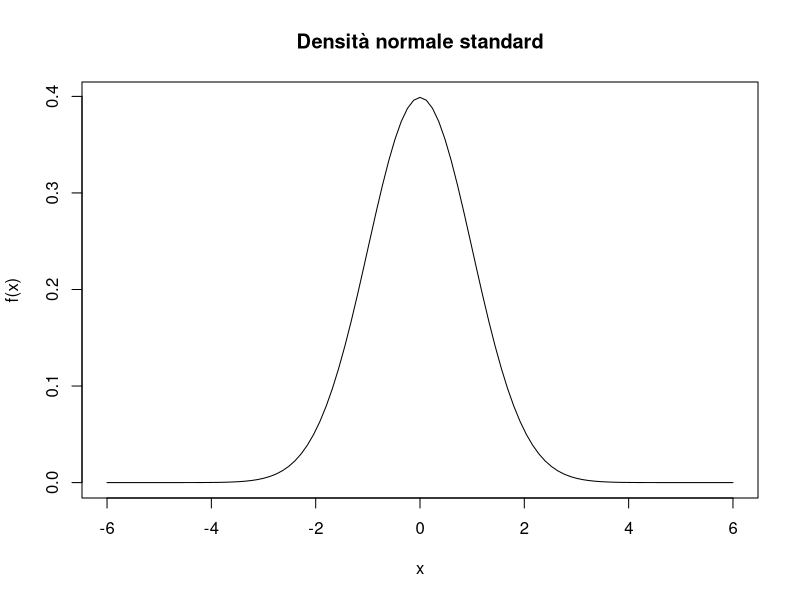
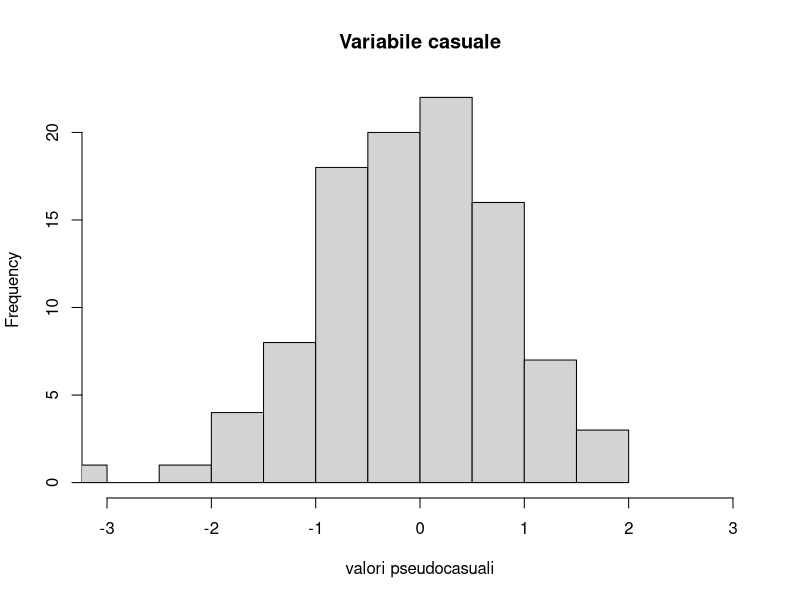
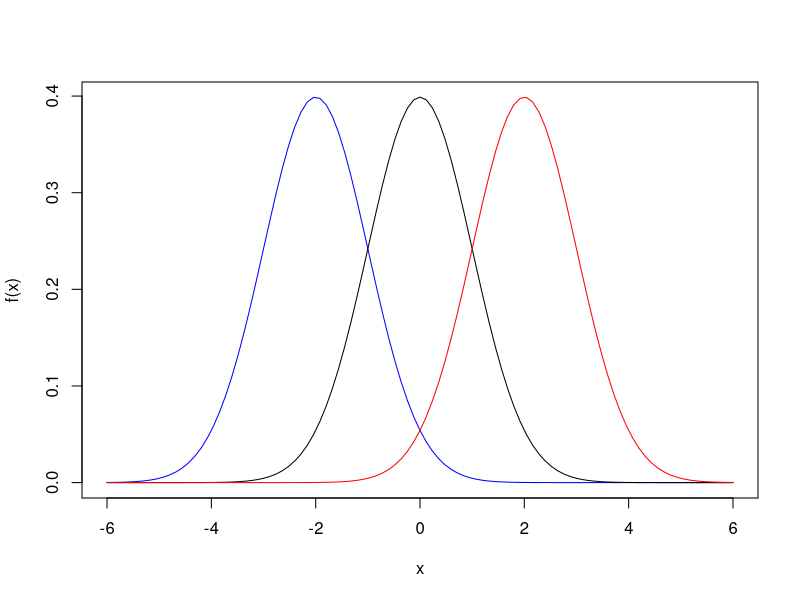
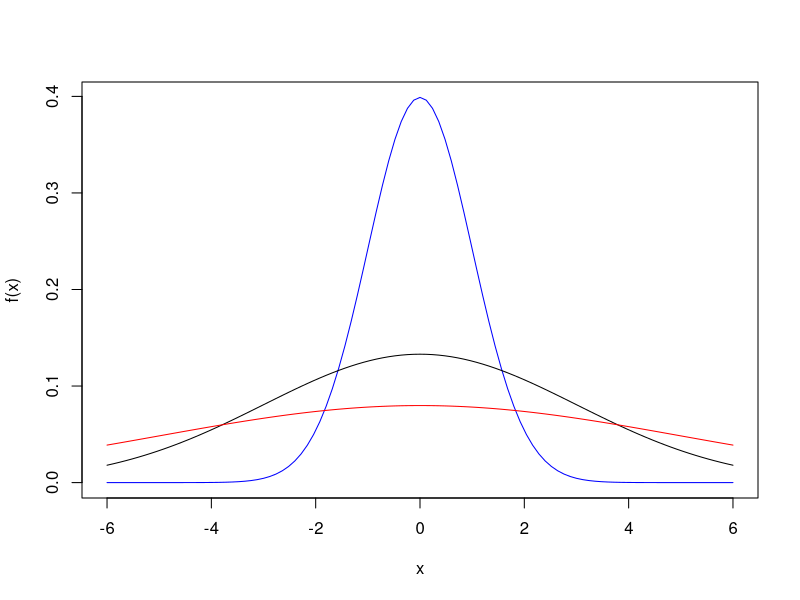

These charts were generated, in order, by the following R code:
## ---- chunk 1
#ci permette di rappresentare graficamente i dati
library(ggplot2)

data(mpg)

## ---- chunk 2
curve(dnorm(x,mean =0, sd =1), from =-6, to=6, xlab="x", ylab="f(x)", lty =1, 
      main = "Densità normale standard")

## ---- chunk 3
z<-c(0 ,0.25 ,0.5 ,0.75 ,1)
qnorm(z, mean = 0, sd = 1)

## ---- chunk 4
v_c <- rnorm(n = 100, mean = 0, sd = 1)
hist(v_c, main = "Variabile casuale", xlim = c(-3,3), xlab = "valori pseudocasuali")

## ---- chunk 5
curve(dnorm(x,mean =-2, sd =1), from =-6, to=6, xlab="x", ylab="f(x)", lty =1, col = "blue")

curve(dnorm(x,mean =0, sd =1), from =-6, to=6, xlab="x", ylab="f(x)", lty =1, add = TRUE)

curve(dnorm(x,mean =2, sd =1), from =-6, to=6, xlab="x", ylab="f(x)", lty =1, add= TRUE, col = "red")

## ---- chunk 6
curve(dnorm(x,mean =0, sd =1), from =-6, to=6, xlab="x", ylab="f(x)", lty =1, col = "blue")

curve(dnorm(x,mean =0, sd =3), from =-6, to=6, xlab="x", ylab="f(x)", lty =1, add = TRUE)

curve(dnorm(x,mean =0, sd =5), from =-6, to=6, xlab="x", ylab="f(x)", lty =1, add= TRUE, col = "red")

## ---- chunk 7
pnorm(3, mean = 0, sd = 1) - pnorm(-3, mean=0, sd = 1)

## ---- chunk 8
# Media della variabile hwy -> miglia per gallone in autostrada
stimamu = mean(mpg$hwy)
stimamu

## ---- chunk 9
# Varianza della variabile hwy
stimasigma2 = (length(mpg$hwy) - 1)*var(mpg$hwy)/length(mpg$hwy)
stimasigma2

## ---- chunk 10
mean(mpg$hwy)

## ---- chunk 11
alpha <- 1-0.90
z <- qnorm(1- alpha/2,mean = 0, sd = 1)

n <-length(mpg$hwy)

#limite inferiore
mean(mpg$hwy)- qnorm(1- alpha /2, mean=0, sd =1) *4/ sqrt(n)

#limite superiore
mean(mpg$hwy)+qnorm (1- alpha /2, mean=0, sd =1) *4/ sqrt(n)

## ---- chunk 12
#media campionaria
mean(mpg$cty)

#deviazione standard campionaria
sd(mpg$cty)

## ---- chunk 13
alpha <- 1-0.90
n <- length(mpg$cty)
t <- qt(1-alpha/2,df=n-1)

#limite inferiore
mean(mpg$cty)-qt(1- alpha/2,df=n - 1)*sd(mpg$cty)/sqrt(n)

#limite superiore
mean(mpg$cty)+qt(1-alpha/2,df=n -1)*sd(mpg$cty)/sqrt(n)

## ---- chunk 14
#varianza campionaria
var(mpg$hwy)

## ---- chunk 15
n <- length(mpg$hwy)
mu <- 23

alpha <- 1-0.90
x_1 <- qchisq(alpha/2, df=n)
x_2 <- qchisq(1-alpha/2, df=n)

#limite inferiore
((n-1)*var(mpg$hwy)+n*(mean(mpg$hwy)-mu)**2)/qchisq(1- alpha/2, df=n)

#limite superiore
((n-1)*var(mpg$hwy)+n*(mean(mpg$hwy)-mu)**2)/qchisq( alpha/2, df=n)

## ---- chunk 16
#varianza campionaria
var(mpg$hwy)

## ---- chunk 17
n <- length(mpg$hwy)
alpha <- 1-0.90

x_3 <- qchisq(alpha/2, df=n-1)
x_4 <- qchisq(1-alpha/2, df=n-1)


#limite inferiore
(n-1)*var(mpg$hwy)/qchisq(1-alpha/2, df=n-1)

#limite superiore
(n-1)*var(mpg$hwy)/qchisq(alpha/2, df=n -1)

## ---- chunk 18
alpha = 0.05
mu <- 23.44
sigma <- sd(mpg$hwy)

#La distribuzione della statistica test è normale
qnorm(1-alpha/2, mean=0, sd=1)
n <- length(mpg$hwy)


mu_1 <- 23
z <- (mu_1 - mu)/(sigma/sqrt(n))
z

pvalue <- 2*(1-pnorm(abs(z), mean=0, sd=1))
pvalue

## ---- chunk 19
alpha <- 0.01
mu <- mean(mpg$cty)
n <- length(mpg$cty)

#La distribuzione della statistica test è t di student
qt(1-alpha/2, df = n-1)

mu_1 <- mean(mpg$hwy)
sigma <- sd(mpg$hwy)
z <- (mu_1 - mu)/(sigma/sqrt(n))
z

pvalue <- 2*(1-pt(abs(z), df = n-1))
pvalue

## ---- chunk 20
alpha = 0.05

mu <- mean(mpg$hwy)
sigma <- 306

mu_1 <- mean(mpg$cty)
sigma_1 <- 305
n <- length(mpg$cty)

#La distribuzione della statistica test è chi-quadrato
qchisq(alpha/2, df = n)
qchisq(1-alpha/2, df = n)

z <- (n-1)*sigma_1/sigma+n*(mu_1-mu)**2/sigma_1
z

## ---- chunk 21
alpha = 0.05

sigma <- sd(mpg$cty)

sigma_1 <- sd(mpg$hwy)
n <- length(mpg$hwy)

#La distribuzione della statistica test è chi-quadrato
qchisq(alpha/2, df = n-1)
qchisq(1-alpha/2, df = n-1)

z <- (n-1)*sigma_1/sigma
z

## ---- chunk 22
n <- length(mpg$hwy)
mu <- mean(mpg$hwy)
sigma <- sd(mpg$hwy)

## ---- chunk 23
a <- numeric(4)
for(i in 1:4)
a[i] <- qnorm(0.2*i, mean=mu, sd=sigma)
a

## ---- chunk 24
r <- 5

nint <- numeric (r)
nint[1] <-length(which(mpg$hwy < a[1]))
nint[2] <-length(which((mpg$hwy >= a[1])&(mpg$hwy[2])))
nint[3] <-length(which((mpg$hwy >= a[2])&(mpg$hwy[3])))
nint[4] <-length(which((mpg$hwy >= a[3])&(mpg$hwy<a[4])))
nint[5] <-length(which( mpg$hwy >=a[4]))
nint

sum(nint)

## ---- chunk 25
chi <- sum(((nint - n*0.2)/sqrt(n*0.2))**2)
chi
           
## ---- chunk 26
r <- 5
k <- 2
alpha <- 0.05

qchisq(alpha/2, df=r-k -1)
qchisq(1- alpha/2, df=r-k -1)
